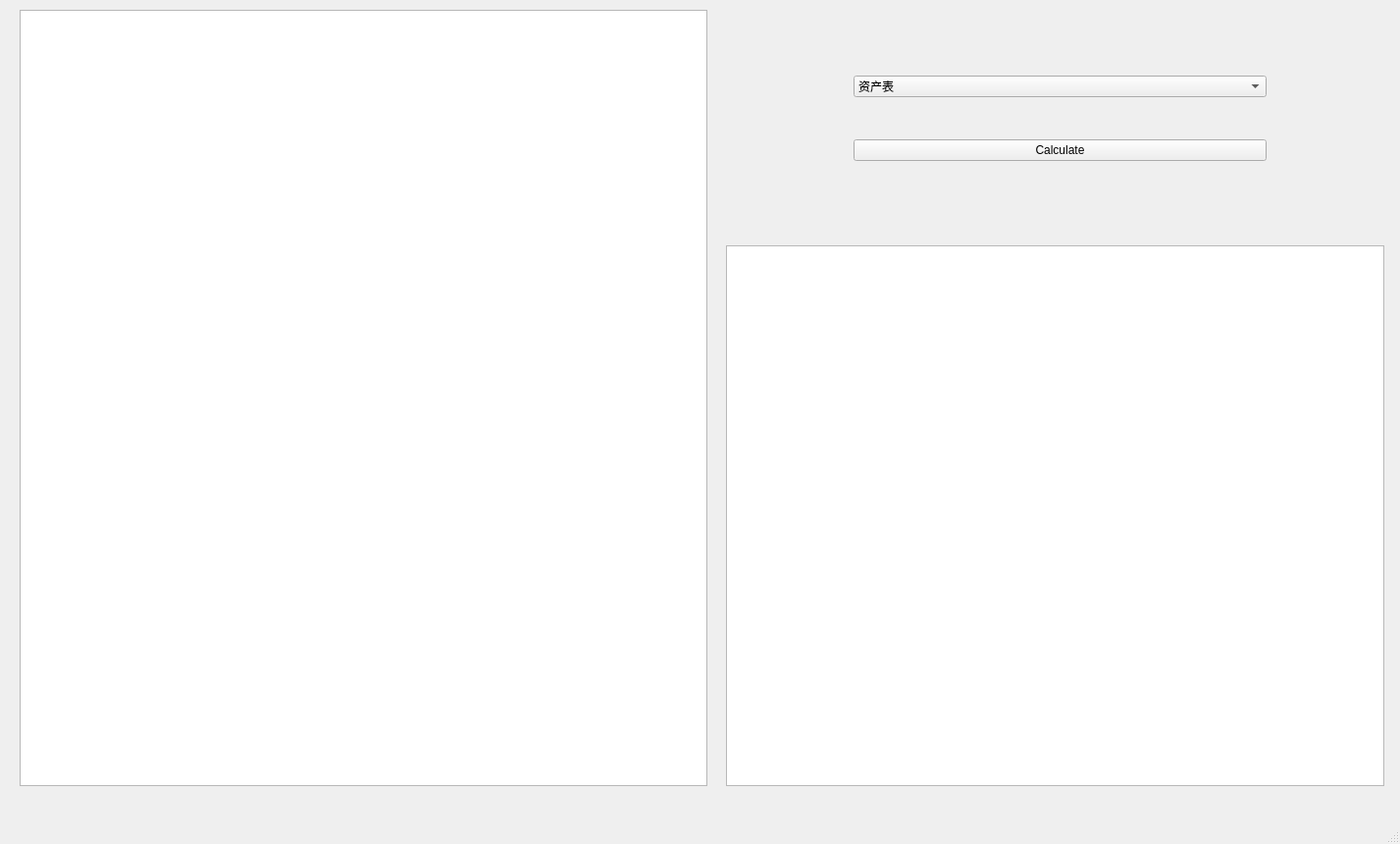
<?xml version="1.0" encoding="UTF-8"?>
<ui version="4.0">
 <class>equation</class>
 <widget class="QMainWindow" name="equation">
  <property name="geometry">
   <rect>
    <x>0</x>
    <y>0</y>
    <width>1427</width>
    <height>860</height>
   </rect>
  </property>
  <property name="windowTitle">
   <string>equation-check</string>
  </property>
  <widget class="QWidget" name="centralwidget">
   <widget class="QWidget" name="verticalLayoutWidget">
    <property name="geometry">
     <rect>
      <x>870</x>
      <y>40</y>
      <width>421</width>
      <height>161</height>
     </rect>
    </property>
    <layout class="QVBoxLayout" name="verticalLayout">
     <item>
      <widget class="QComboBox" name="comboBox">
       <item>
        <property name="text">
         <string>资产表</string>
        </property>
       </item>
       <item>
        <property name="text">
         <string>负债表</string>
        </property>
       </item>
      </widget>
     </item>
     <item>
      <widget class="QPushButton" name="pushButton">
       <property name="text">
        <string>Calculate</string>
       </property>
      </widget>
     </item>
    </layout>
   </widget>
   <widget class="QListWidget" name="output">
    <property name="geometry">
     <rect>
      <x>740</x>
      <y>250</y>
      <width>671</width>
      <height>551</height>
     </rect>
    </property>
   </widget>
   <widget class="QTableView" name="input">
    <property name="geometry">
     <rect>
      <x>20</x>
      <y>10</y>
      <width>701</width>
      <height>791</height>
     </rect>
    </property>
    <property name="editTriggers">
     <set>QAbstractItemView::NoEditTriggers</set>
    </property>
    <property name="selectionBehavior">
     <enum>QAbstractItemView::SelectRows</enum>
    </property>
    <attribute name="verticalHeaderVisible">
     <bool>false</bool>
    </attribute>
   </widget>
  </widget>
  <widget class="QMenuBar" name="menubar">
   <property name="geometry">
    <rect>
     <x>0</x>
     <y>0</y>
     <width>1427</width>
     <height>25</height>
    </rect>
   </property>
  </widget>
  <widget class="QStatusBar" name="statusbar"/>
 </widget>
 <resources/>
 <connections/>
</ui>
